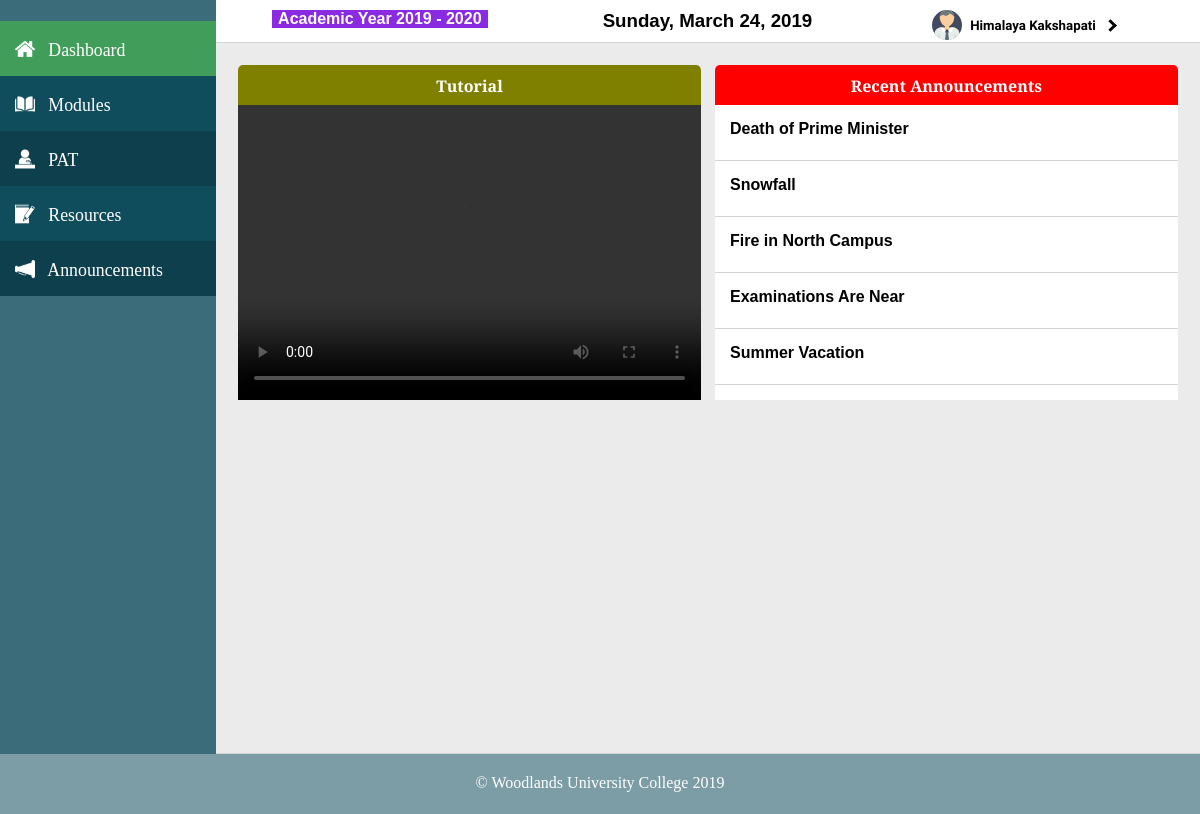
The page /public/ModuleLeaderHome (signed in) on the database its author committed.
### tables this page shows
CREATE TABLE `announcements` (
  `anid` int(11) NOT NULL,
  `antitle` varchar(200) NOT NULL,
  `andescription` text NOT NULL,
  `andate` datetime NOT NULL DEFAULT CURRENT_TIMESTAMP,
  `anstatus` enum('Y','N') NOT NULL
);

### app/functions/functions.php (called while the page is built, shortened)
<?php
function loadTemplate($fileName, $templateVars) {
  extract($templateVars);
  require $fileName;
  $contents = ob_get_clean();
  return $contents;
}
?>

### app/controllers/ModuleLeaderHome.php (called while the page is built, shortened)
<?php
  class ModuleLeaderHome extends Controller{
    public function index(){
      $announcementClass = new DatabaseTable('announcements');
      $announcements = $announcementClass->findAllReverse('anid');
      $template = '../app/views/moduleLeaders/moduleLeaderHome.php';
      $content = loadTemplate($template, ['announcements'=>$announcements]);
    }
  }
?>

### app/core/App.php (called while the page is built, shortened)
<?php
class App{
    protected $method = 'index';
    public function __construct(){
      $url = $this->parseUrl();
      if (file_exists('../app/controllers/' . $url[0] . '.php')) {
          unset($url[0]);
      }
      $this->controller = new $this->controller;
      $this->param = $url ? array_values($url) : [];
      call_user_func_array([$this->controller,$this->method],$this->param);
    }
    public function parseUrl(){
      if (isset($_GET['url'])) {
          return $url = explode('/', filter_var(rtrim($_GET['url'], '/'), FILTER_SANITIZE_URL));
      }
    }
}

### public/index.php (called while the page is built, shortened)
<?php
  require_once '../app/pdoconnect/pdoconnect.php';
  require_once '../app/models/databasetable.php';
  require_once '../app/functions/functions.php';
  $app = new App;
?>

### app/models/databasetable.php (called while the page is built, shortened)
<?php
class DatabaseTable{
	public $table;
	function __construct($table){
		$this->table = $table;
	}
	function findAllReverse($field) {
	    global $pdo;
	    $stmt = $pdo->prepare('SELECT * FROM ' . $this->table . ' ORDER BY '.$field . ' DESC');
	    $stmt->execute();
	    return $stmt;
	}
}

### app/views/moduleLeaders/moduleLeaderHome.php (the view, shortened to what this page needs)
<div class = "boxesContainer">
  <div class = "contentBoxLarge tutorialVideo">
    <div class = "title" style="background: olive;">Tutorial</div>
    <div class = "content" style="margin:0; max-height: 295px;">
      <video src = "resources/videos/tutorial.mp4#t=07,20" width="100%" height="295px" controls>Video Not Found</video>
    </div>
  </div>
  <div class = "contentBoxLarge recentAnnouncements">
    <div class = "title" style="background: red;">Recent Announcements</div>
    <div class = "content" style="margin:0; overflow-Y: auto; max-height: 295px; text-align: left;" id="customScroll">
      <?php
        while($announcement = $announcements->fetch()){
          echo '<a href = "/GroupProject/public/ModuleLeaderAnnouncements/index/'.$announcement['anid'].'" style="color: black;"><div class = "subContentList"><b>';
            echo $announcement['antitle'];
          echo '</b></div></a>';
        }
      ?>
    </div>
  </div>
</div>

### public/css/userStyle.css (style rules this page uses)
a { color: white; text-decoration: none; }
* { margin: 0; padding: 0; }
body { overflow-x: hidden; }
.boxesContainer { display: flex; flex-direction: row; justify-content: space-between; }
.boxesContainer .content, .adminManageTable .content, .userForm .content { margin: 10px; font-family: "Trebuchet MS", Arial, sans-serif; color: black; }
.subContentList { background: white; padding: 15px; height: 25px; border-bottom: 1px solid lightgray; }
.contentBoxLarge { width: 50%; min-height: 300px; background: white; text-align: center; margin: 7px; border-radius: 5px; color: white; user-select: none; }
.contentBoxLarge .title { background: #DAA520; width: 100%; padding-top: 10px; height: 30px; font-family: 'Cinzel', serif; font-weight: bolder; border-top-left-radius: 5px; border-top-right-radius: 5px; }

### rows shown on the page
announcements: antitle "Death of Prime Minister"
announcements: antitle "Snowfall"
announcements: antitle "Fire in North Campus"
announcements: antitle "Examinations Are Near"
announcements: antitle "Summer Vacation"

### other values the page prints
$_SESSION['loggedin']['fname'] "Himalaya"
$_SESSION['loggedin']['lname'] "Kakshapati"
